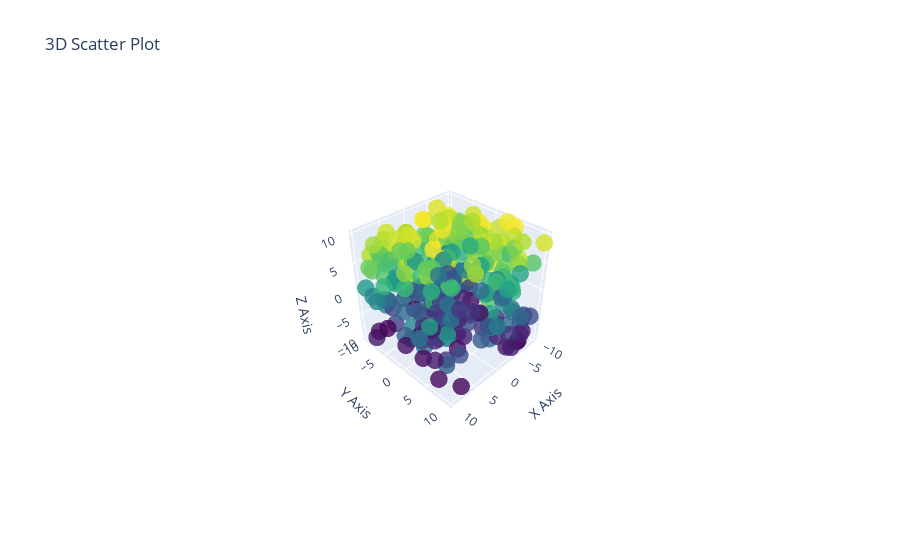

Notebook code cell kept with this figure:
### Markdown cell above
# 1. Using the given dataset, to generate a 3D scatter plot to visualize the distribution of data points in a three-dimensional space.

        np.random.seed(30)
        data = {
            'X': np.random.uniform(-10, 10, 300),
            'Y': np.random.uniform(-10, 10, 300),
            'Z': np.random.uniform(-10, 10, 300)
        }
        df = pd.DataFrame(data)

### Code cell
import plotly.graph_objects as go
import numpy as np
import pandas as pd

# Set random seed for reproducibility
np.random.seed(30)

# Generate synthetic data
data = {
    'X': np.random.uniform(-10, 10, 300),
    'Y': np.random.uniform(-10, 10, 300),
    'Z': np.random.uniform(-10, 10, 300)
}
df = pd.DataFrame(data)

# Create the 3D scatter plot
fig = go.Figure()

fig.add_trace(go.Scatter3d(
    x=df['X'], 
    y=df['Y'], 
    z=df['Z'], 
    mode='markers',
    marker=dict(
        size=6,  # Size of the marker
        color=df['Z'],  # Color the marker based on 'Z' values
        colorscale='Viridis',  # Color scale for the markers
        opacity=0.8
    )
))

# Update the layout
fig.update_layout(scene=dict(
    xaxis_title='X Axis',
    yaxis_title='Y Axis',
    zaxis_title='Z Axis'),
    title="3D Scatter Plot"
)

# Show the plot
fig.show()

### Figure 1 — Plotly figure (JSON) as saved in the notebook; plotly's stock layout.template omitted (floating-point values rounded to 4 significant figures; data arrays with more than 128 entries replaced by an {"elided": "..."} marker saying what was removed)
{"data": [{"marker": {"color": {"elided": "300 float values"}, "colorscale": [[0, "#440154"], [0.1111, "#482878"], [0.2222, "#3e4989"], [0.3333, "#31688e"], [0.4444, "#26828e"], [0.5556, "#1f9e89"], [0.6667, "#35b779"], [0.7778, "#6ece58"], [0.8889, "#b5de2b"], [1, "#fde725"]], "opacity": 0.8, "size": 6}, "mode": "markers", "type": "scatter3d", "x": {"elided": "300 float values"}, "y": {"elided": "300 float values"}, "z": {"elided": "300 float values"}}], "layout": {"autosize": true, "scene": {"aspectmode": "auto", "aspectratio": {"x": 0.9933, "y": 1.007, "z": 0.9996}, "camera": {"center": {"x": 0, "y": 0, "z": 0}, "eye": {"x": 1.998, "y": 1.998, "z": 1.998}, "projection": {"type": "perspective"}, "up": {"x": 0, "y": 0, "z": 1}}, "xaxis": {"title": {"text": "X Axis"}, "type": "linear"}, "yaxis": {"title": {"text": "Y Axis"}, "type": "linear"}, "zaxis": {"title": {"text": "Z Axis"}, "type": "linear"}}, "title": {"text": "3D Scatter Plot"}}}
